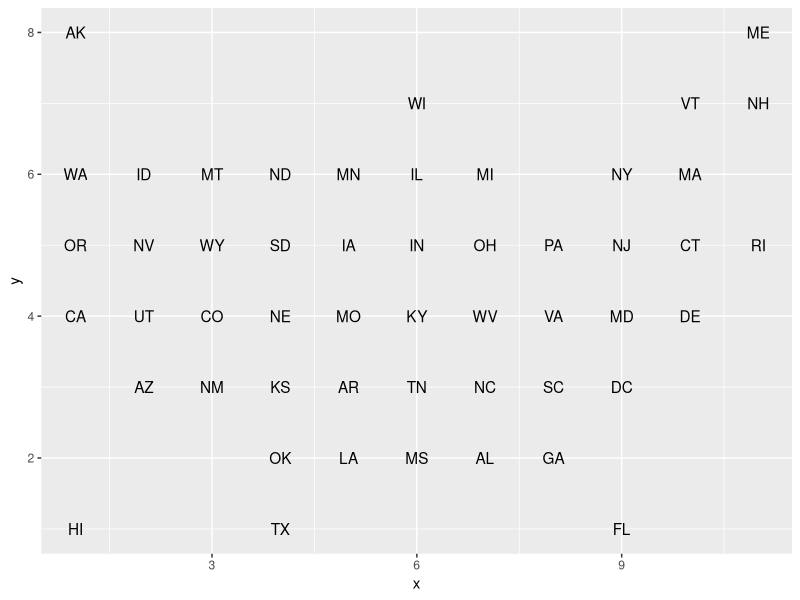

Recreate this plot in R. (Note: this script raises an error after producing the figure.)
library(tidyverse)
library(ggtext)

state_location<-read.csv("data/state-location-grid.csv") %>% 
  dplyr::arrange(name)

state_location %>%
  ggplot()+
  geom_text(aes(x=x,y=y,label=code))

state_veg<-read.csv("data/state-fav-veg.csv")

emoji_pic<-data.frame(
  vegetatble = c("Broccoli", "Tomato",   "Carrot",   "Cucumber", "Corn"),
  emoji_link = c("img/broccoli_1f966.png",
                 "img/tomato_1f345.png",
                 "img/carrot_1f955.png",
                 "img/cucumber_1f952.png",
                 "img/ear-of-corn_1f33d.png"
  )
)

func_link_to_img <- function(x, size = 30) {
  paste0("<img src='", x, "' width='", size, "'/>")
}

state_veg<-state_veg %>% 
  left_join(state_location, by = c("name" = "name")) %>%
  left_join(emoji_pic,by=c("vegetable"="vegetatble"))
  

state_veg$vegetable<-factor(state_veg$vegetable,levels=c("Broccoli", "Tomato",   "Carrot",   "Cucumber", "Corn"))

head(state_veg)

ggplot()+
  geom_text(data = state_veg ,aes(x=x,y=(y-0.35),label=code),
            color="black",size=7,alpha=0.6,family="Arial Black")+ # add Abbreviations
  geom_text(data = state_veg ,aes(x=(x+0.01),y=(y-0.32),label=code,color=vegetable),
            size=7,alpha=1,family="Arial Black")+ # add a shade for the Abbreviations
  geom_text(aes(x=9.5,y=0.87),
            label="Data source \nhttps://www.thedailymeal.com/\neat/popular-vegetable-us-states\nTwitter @yyuanxuan",
            color="#bc8420",
            size=2,hjust = 0,family="Impact")+
  geom_text(aes(x=5.5,y=7.6),label="Most Popular Vegetable \nby State in US",color="#393E46",
            size=6,family="Silom")+
  geom_richtext(
    data = state_veg,
    aes(x=x,y=y,label=func_link_to_img(emoji_link)),
    fill= NA,label.color = NA)+ # remove background and outline
  scale_color_manual(values = c("#739e3b","#d9534f","#FD7013","#AFEAAA","#FFD800"))+
  xlim(0,12)+
  ylim(0,8.5)+
  theme_minimal()+
  coord_fixed()+
  theme(axis.title.x =element_blank(),
        axis.title.y = element_blank(),
        axis.text=element_blank(),
        panel.grid=element_blank(),
        strip.text=element_blank(),
        plot.background = element_rect(fill = "#fff1c1",color="#fff1c1"),
        legend.position = "none",
        plot.title = element_text(hjust = 0.5,vjust=-10)
        
  )

ggsave(plot = last_plot(),filename = "img/veg-map.png",height=12.2,width=17, unit="cm")

